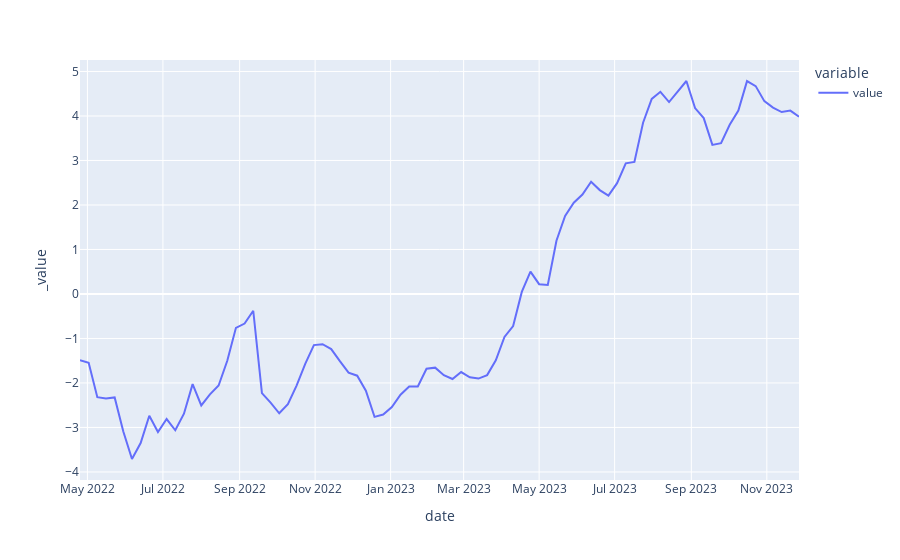

Here is the notebook cell this chart was saved with:
### Markdown cell above
# График индекса рынка

### Code cell
px.line(df3result)
